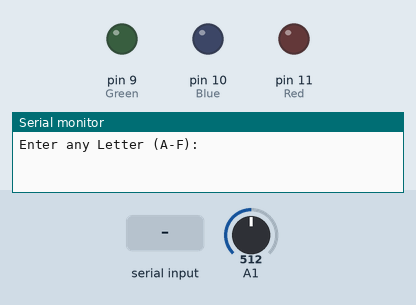
A sketch run on a simulated Arduino Uno, built with avr-gcc and run on an emulated ATmega328P. On the bench: output pins drawn as LEDs (lit = HIGH), the last lines printed to the serial monitor. Inputs (shaded band) come from the test bench; at power-on: A1 = 512.

Above: at 1.2 s.
1.3 s: "A\n" received over Serial
At 2.3 s:
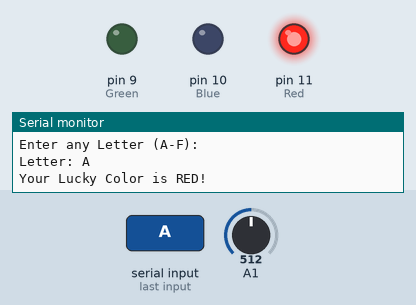
2.8 s: "B\n" received over Serial
At 3.5 s:
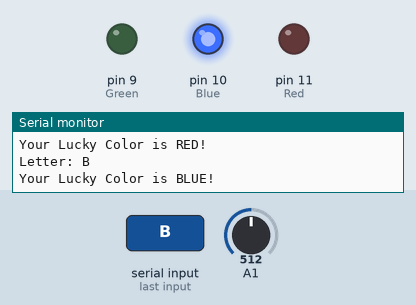
4.3 s: "C\n" received over Serial
At 4.6 s:
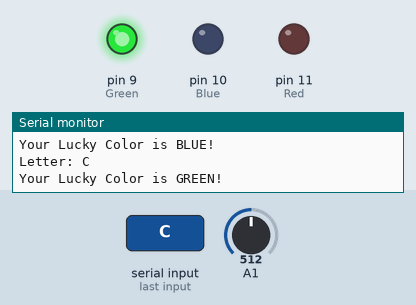
5.8 s: "D\n" received over Serial
At 7.0 s:
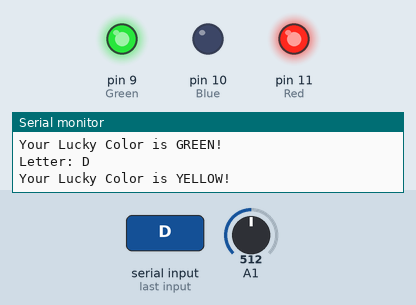
7.3 s: "E\n" received over Serial
At 8.1 s:
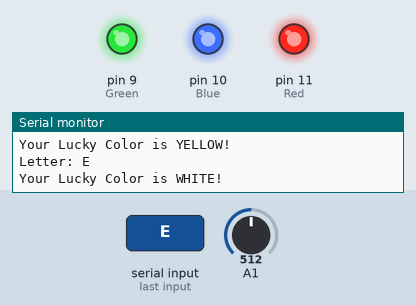
8.8 s: "F\n" received over Serial
At 9.3 s:
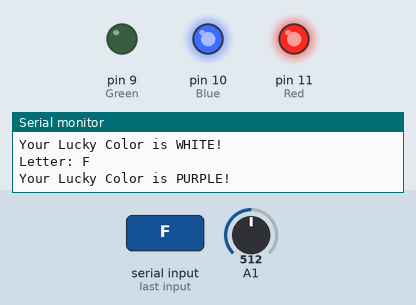
Timing chart, 0 to 11.3 s (numbered marks = the images above; inputs shaded):
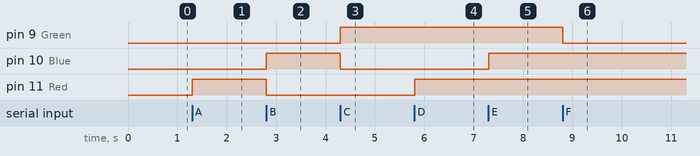

Measured:
- after the input at 1.3 s, pin 11 (Red): LOW → HIGH at once
- after the input at 2.8 s, pin 10 (Blue): LOW → HIGH at once; pin 11 (Red): HIGH → LOW at once
- after the input at 4.3 s, pin 9 (Green): LOW → HIGH at once; pin 10 (Blue): HIGH → LOW at once
- after the input at 5.8 s, pin 11 (Red): LOW → HIGH at once
- after the input at 7.3 s, pin 10 (Blue): LOW → HIGH at once
- after the input at 8.8 s, pin 9 (Green): HIGH → LOW at once

The sketch:

1.1.ino
```cpp
int Red = 11;
int Blue = 10;
int Green = 9;
int potVal = 0;
String color;
void setup()
{
  pinMode(Red, OUTPUT);
  pinMode(Blue, OUTPUT);
  pinMode(Green, OUTPUT);
  Serial.begin(9600);
  Serial.println("Enter any Letter (A-F): ");
}
void loop()
{
  potVal = analogRead(A1);
  if(Serial.available() > 0){
    color = Serial.readStringUntil('\n');
    Serial.print("Letter: ");
    Serial.println(color);
    if(color.equalsIgnoreCase("A")){
      potVal/4;
      analogWrite(Red, 255);
      analogWrite(Blue, 0);
      analogWrite(Green, 0);
      Serial.println("Your Lucky Color is RED!");
    }
    else if(color.equalsIgnoreCase("B")){
      analogWrite(Red, 0);
      analogWrite(Blue, 255);
      analogWrite(Green, 0);
      Serial.println("Your Lucky Color is BLUE!");
    }
    else if(color.equalsIgnoreCase("C")){
      analogWrite(Red, 0);
      analogWrite(Blue, 0);
      analogWrite(Green, 255);
      Serial.println("Your Lucky Color is GREEN!");
    }
    else if(color.equalsIgnoreCase("D")){
      analogWrite(Red, 255);
      analogWrite(Blue, 0);
      analogWrite(Green, 255);
      Serial.println("Your Lucky Color is YELLOW!");
    }
    else if(color.equalsIgnoreCase("E")){
      analogWrite(Red, 255);
      analogWrite(Blue, 255);
      analogWrite(Green, 255);
      Serial.println("Your Lucky Color is WHITE!");
    }
    else if(color.equalsIgnoreCase("F")){
      analogWrite(Red, 255);
      analogWrite(Blue, 255);
      analogWrite(Green, 0);
      Serial.println("Your Lucky Color is PURPLE!");
    }
    else{
      analogWrite(Red, 0);
      analogWrite(Blue, 0);
      analogWrite(Green, 0);
      Serial.println("INVALID INPUT!");
    }
  }
}
```
